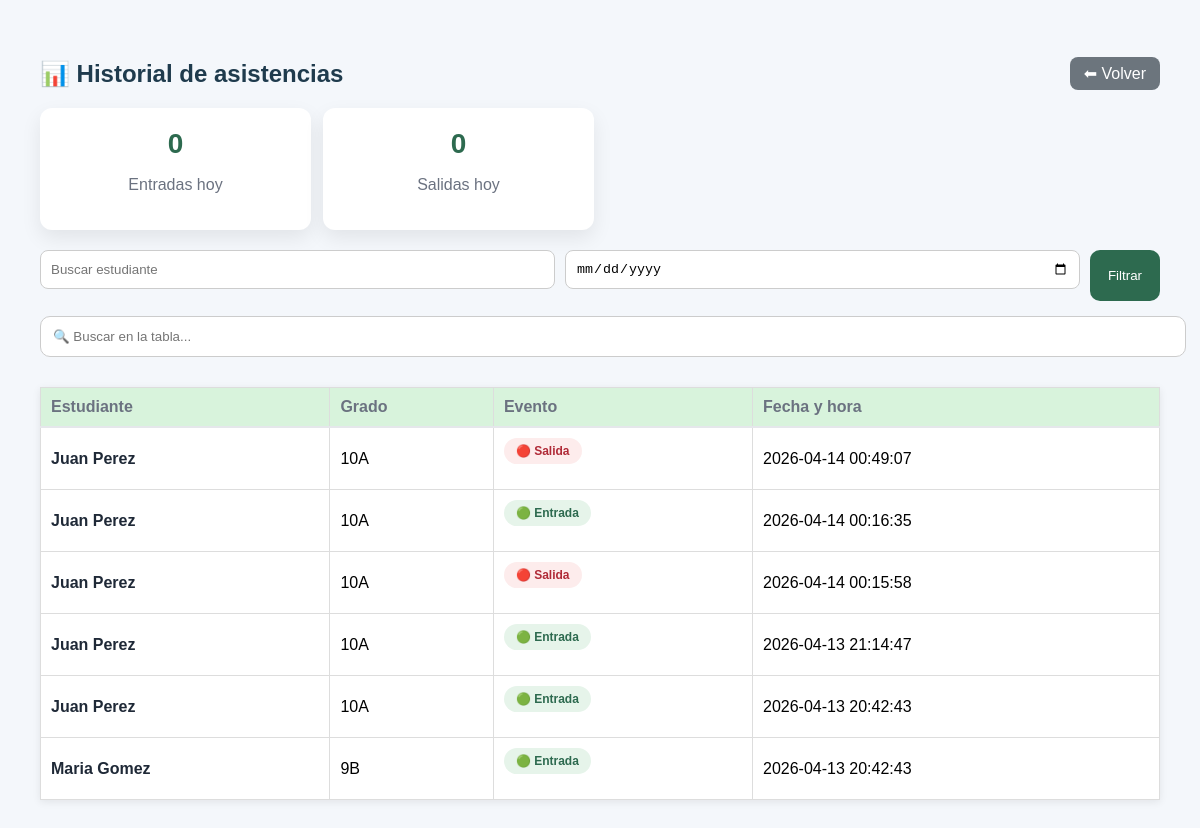
/coordinador/historial (signed in), run on an earlier commit of the app's database.
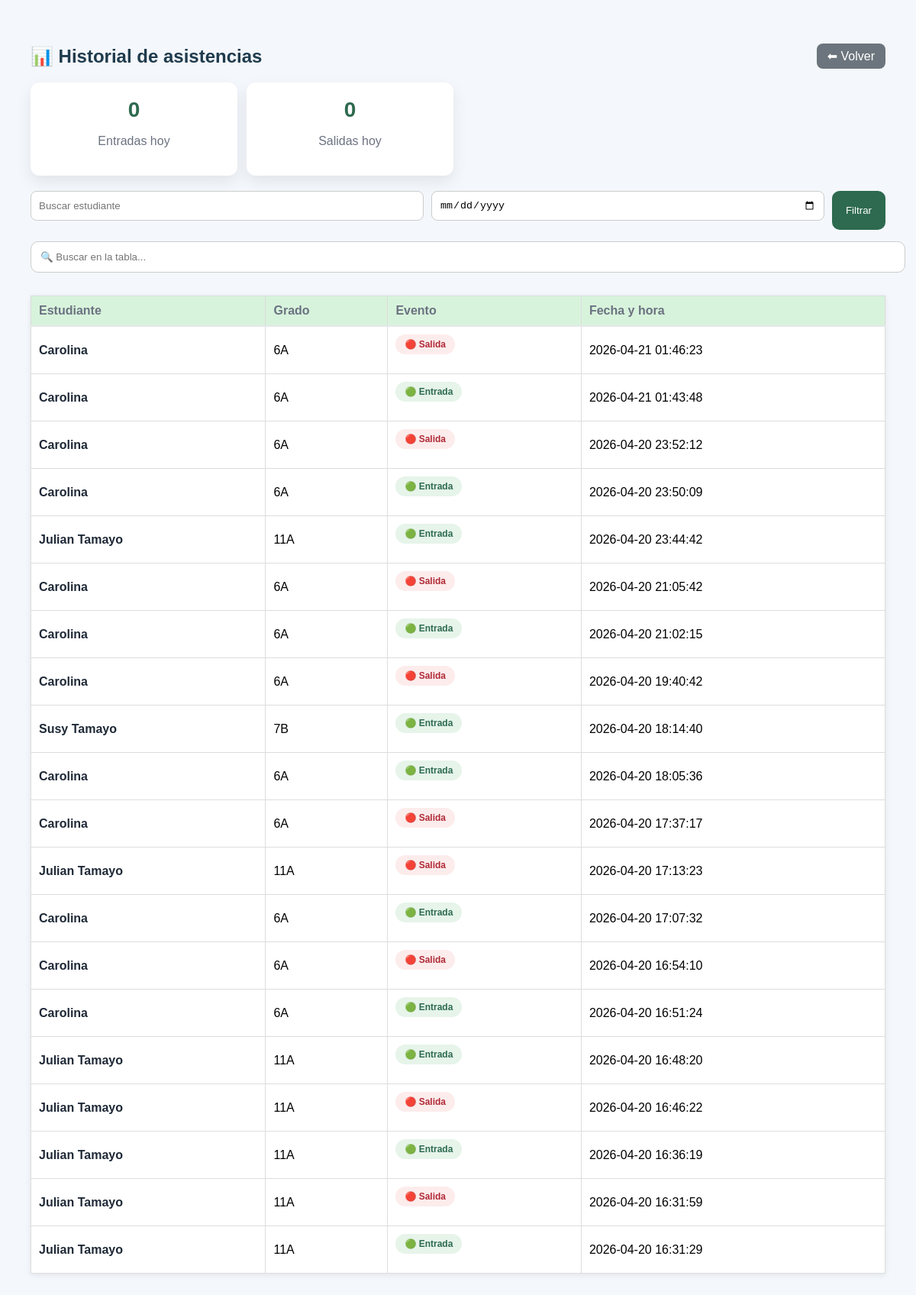
And on a later commit of the database.
### tables this page shows
CREATE TABLE evento_asistencia (
    id_evento INTEGER PRIMARY KEY AUTOINCREMENT,
    id_estudiante INTEGER,
    id_punto INTEGER,
    tipo TEXT,
    timestamp DATETIME DEFAULT CURRENT_TIMESTAMP,
    estado TEXT,
    created_at DATETIME DEFAULT CURRENT_TIMESTAMP,
    FOREIGN KEY(id_estudiante) REFERENCES estudiante(id_estudiante),
    FOREIGN KEY(id_punto) REFERENCES punto_control(id_punto)
);

CREATE TABLE estudiante (
    id_estudiante INTEGER PRIMARY KEY AUTOINCREMENT,
    documento TEXT,
    nombre TEXT,
    grado TEXT,
    estado TEXT,
    qr_hash TEXT UNIQUE,
    created_at DATETIME DEFAULT CURRENT_TIMESTAMP
);

### web_app.py (the view)
@app.route("/coordinador/historial")
def ver_historial_web():
    if "rol" not in session or session["rol"] not in ["Coordinador", "Administrador", "Rectora"]:
        return redirect(url_for("login"))
    filtro_estudiante = request.args.get("estudiante", "")
    filtro_fecha = request.args.get("fecha", "")
    conn = get_connection()
    cursor = conn.cursor()
    query = """
        SELECT e.nombre, e.grado, ev.tipo, ev.timestamp
        FROM evento_asistencia ev
        JOIN estudiante e ON ev.id_estudiante = e.id_estudiante
        WHERE 1=1
    """
    params = []
    if filtro_estudiante:
        query += " AND e.nombre LIKE ?"
        params.append(f"%{filtro_estudiante}%")
    if filtro_fecha:
        query += " AND DATE(ev.timestamp) = ?"
        params.append(filtro_fecha)
    query += " ORDER BY ev.timestamp DESC"
    cursor.execute(query, params)
    historial = cursor.fetchall()
    cursor.execute("""
        SELECT COUNT(*) FROM evento_asistencia
        WHERE tipo = 'entrada' AND DATE(timestamp) = DATE('now')
    """)
    entradas_hoy = cursor.fetchone()[0]
    cursor.execute("""
        SELECT COUNT(*) FROM evento_asistencia
        WHERE tipo = 'salida' AND DATE(timestamp) = DATE('now')
    """)
    salidas_hoy = cursor.fetchone()[0]
    conn.close()
    return render_template(
        "historial.html",
        historial=historial,
        entradas_hoy=entradas_hoy,
        salidas_hoy=salidas_hoy
    )

### config.py (called while the page is built)
def get_connection():
    conn = sqlite3.connect(
        DATABASE,
        timeout=10,                # 🔥 evita bloqueo inmediato
        check_same_thread=False    # 🔥 permite múltiples accesos
    )
    conn.row_factory = sqlite3.Row
    conn.execute("PRAGMA journal_mode=WAL;")
    return conn

### templates/historial.html (shortened to what this page needs)
<!DOCTYPE html>
<html lang="es">
<head>
    <link rel="stylesheet" href="{{ url_for('static', filename='css/style.css') }}">
</head>
<body class="dashboard-body">
<div class="main-content">
    <div class="table-container">
        <div class="table-header">
            <h2>📊 Historial de asistencias</h2>
            <div class="table-actions">
                <a class="btn-back" href="{{ url_for('panel_coordinador') }}">⬅ Volver</a>
            </div>
        </div>
        <div class="dashboard-summary">
            <div class="summary-card">
                <h3>{{ entradas_hoy }}</h3>
                <p>Entradas hoy</p>
            </div>
            <div class="summary-card">
                <h3>{{ salidas_hoy }}</h3>
                <p>Salidas hoy</p>
            </div>
        </div>
        <form method="GET" class="filtros">
            <input type="text" name="estudiante" placeholder="Buscar estudiante">
            <input type="date" name="fecha">
            <button class="btn">Filtrar</button>
        </form>
        <input type="text" id="buscador" placeholder="🔍 Buscar en la tabla..." class="search-box">
        <div class="table-wrapper">
            <table class="styled-table" id="tablaHistorial">
                <thead>
                    <tr>
                        <th>Estudiante</th>
                        <th>Grado</th>
                        <th>Evento</th>
                        <th>Fecha y hora</th>
                    </tr>
                </thead>
                <tbody>
                    {% for h in historial %}
                    <tr>
                        <td class="nombre">{{ h.nombre }}</td>
                        <td>{{ h.grado }}</td>
                        <td>
                            {% if h.tipo == 'entrada' %}
                                <span class="badge entrada">🟢 Entrada</span>
                            {% else %}
                                <span class="badge salida">🔴 Salida</span>
                            {% endif %}
                        </td>
                        <td class="fecha">{{ h.timestamp }}</td>
                    </tr>
                    {% endfor %}
                </tbody>
            </table>
        </div>
    </div>
</div>
</body>
</html>

What changed in the data, as far as the page shows it:
removed evento_asistencia: nombre "Juan Perez", grado "10A", tipo "🔴 Salida", timestamp "2026-04-14 00:49:07"
removed evento_asistencia: nombre "Juan Perez", grado "10A", tipo "🟢 Entrada", timestamp "2026-04-14 00:16:35"
removed evento_asistencia: nombre "Juan Perez", grado "10A", tipo "🔴 Salida", timestamp "2026-04-14 00:15:58"
removed evento_asistencia: nombre "Juan Perez", grado "10A", tipo "🟢 Entrada", timestamp "2026-04-13 21:14:47"
removed evento_asistencia: nombre "Juan Perez", grado "10A", tipo "🟢 Entrada", timestamp "2026-04-13 20:42:43"
removed evento_asistencia: nombre "Maria Gomez", grado "9B", tipo "🟢 Entrada", timestamp "2026-04-13 20:42:43"
added evento_asistencia: nombre "Carolina", grado "6A", tipo "🔴 Salida", timestamp "2026-04-21 01:46:23"
added evento_asistencia: nombre "Carolina", grado "6A", tipo "🟢 Entrada", timestamp "2026-04-21 01:43:48"
added evento_asistencia: nombre "Carolina", grado "6A", tipo "🔴 Salida", timestamp "2026-04-20 23:52:12"
added evento_asistencia: nombre "Carolina", grado "6A", tipo "🟢 Entrada", timestamp "2026-04-20 23:50:09"
added evento_asistencia: nombre "Julian Tamayo", grado "11A", tipo "🟢 Entrada", timestamp "2026-04-20 23:44:42"
added evento_asistencia: nombre "Carolina", grado "6A", tipo "🔴 Salida", timestamp "2026-04-20 21:05:42"
added evento_asistencia: nombre "Carolina", grado "6A", tipo "🟢 Entrada", timestamp "2026-04-20 21:02:15"
added evento_asistencia: nombre "Carolina", grado "6A", tipo "🔴 Salida", timestamp "2026-04-20 19:40:42"
added evento_asistencia: nombre "Susy Tamayo", grado "7B", tipo "🟢 Entrada", timestamp "2026-04-20 18:14:40"
added evento_asistencia: nombre "Carolina", grado "6A", tipo "🟢 Entrada", timestamp "2026-04-20 18:05:36"
added evento_asistencia: nombre "Carolina", grado "6A", tipo "🔴 Salida", timestamp "2026-04-20 17:37:17"
added evento_asistencia: nombre "Julian Tamayo", grado "11A", tipo "🔴 Salida", timestamp "2026-04-20 17:13:23"
added evento_asistencia: nombre "Carolina", grado "6A", tipo "🟢 Entrada", timestamp "2026-04-20 17:07:32"
added evento_asistencia: nombre "Carolina", grado "6A", tipo "🔴 Salida", timestamp "2026-04-20 16:54:10"
added evento_asistencia: nombre "Carolina", grado "6A", tipo "🟢 Entrada", timestamp "2026-04-20 16:51:24"
added evento_asistencia: nombre "Julian Tamayo", grado "11A", tipo "🟢 Entrada", timestamp "2026-04-20 16:48:20"
added evento_asistencia: nombre "Julian Tamayo", grado "11A", tipo "🔴 Salida", timestamp "2026-04-20 16:46:22"
added evento_asistencia: nombre "Julian Tamayo", grado "11A", tipo "🟢 Entrada", timestamp "2026-04-20 16:36:19"
added evento_asistencia: nombre "Julian Tamayo", grado "11A", tipo "🔴 Salida", timestamp "2026-04-20 16:31:59"
added evento_asistencia: nombre "Julian Tamayo", grado "11A", tipo "🟢 Entrada", timestamp "2026-04-20 16:31:29"
